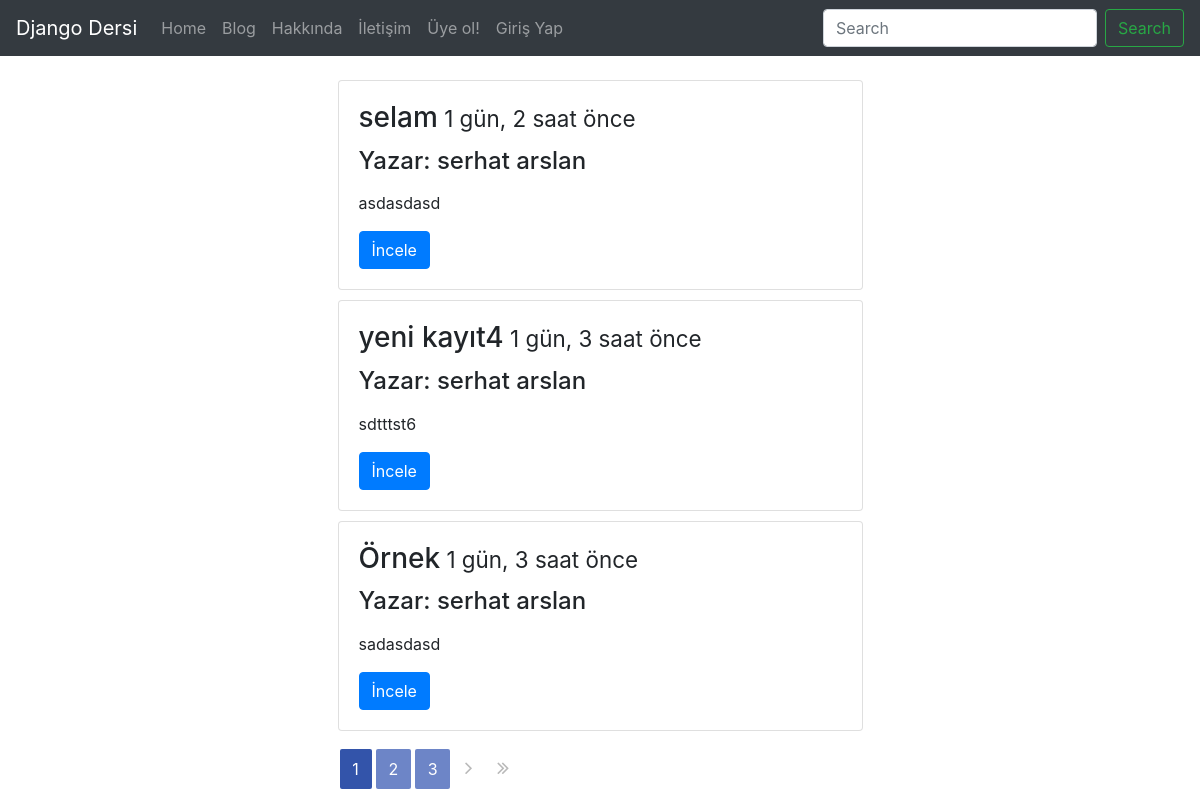
The page /post/index/ on the database its author committed.
### post/models.py (models this page shows, shortened)
class post(models.Model):
    user = models.ForeignKey('auth.user', on_delete=models.CASCADE, related_name='posts')
    id = models.AutoField(auto_created=True, primary_key=True, serialize=False, verbose_name='ID')
    title = models.CharField(max_length=120, verbose_name='Başlık')
    content = RichTextField(verbose_name='İçerik')
    publishing_date = models.DateTimeField(verbose_name='Yayımlanma Tarihi', auto_now_add=True)
    image = models.ImageField(null=True, blank=True)
    slug = models.SlugField(unique=True, editable=False, max_length=130)
    def get_absolute_url(self):
        return reverse('post:detail', kwargs={'slug': self.slug})
    class Meta:
        ordering = ['-publishing_date', 'id']

### post/views.py (the view, shortened to what this page needs)
def post_index(request):
    posts = post.objects.all()
    query = request.GET.get('q')
    paginator = Paginator(posts, 3)  # Show 25 contacts per page
    page = request.GET.get('page')
    posts = paginator.get_page(page)
    return render(request, 'post/index.html', {'posts': posts})

### templates/post/index.html (shortened to what this page needs)
{% extends 'base.html' %}
{% block body %}
    <div class="container">
        {% for post in posts %}
            <div class="col-md-6 offset-3">
                <div class="card">
                  <div class="card-body">
                        <h3 class="card-title">{{ post.title }}<small>  {{ post.publishing_date|timesince }} önce</small></h3>
                        <h4>Yazar: {{ post.user.get_full_name }}</h4>
                        <p class="card-text">{{ post.content|safe|linebreaks|truncatechars:150}}</p>
                        <a href="{{ post.get_absolute_url }}" class="btn btn-primary">İncele</a>
                  </div>
                </div>
            </div>
        {% endfor %}
        <div class="col-md-6 offset-3">
            <div class="pagination">
              {% for num in posts.paginator.page_range %}
                {% if posts.number == num %}
                <span class="pagination-number pagination-current">{{ num }}</span>
                {% elif num > posts.number|add:'-3' and num < posts.number|add:'3' %}
                <a class="pagination-number" href="?page={{ num }}&q={{ request.GET.q }}">{{ num }}</a>
                {% endif %}
              {% endfor %}
              {% if posts.has_next %}
                <a class="pagination-action" href="?page={{ posts.next_page_number }}&q={{ request.GET.q }}">
                  <i class="fa fa-angle-right" aria-hidden="true"></i>
                </a>
                <a class="pagination-action" href="?page={{ posts.paginator.num_pages }}&q={{ request.GET.q }}">
                  <i class="fa fa-angle-double-right" aria-hidden="true"></i>
                </a>
              {% endif %}
            </div>
        </div>
    </div>
{% endblock %}

### templates/base.html (shortened to what this page needs)
{% load static %}
<html>
<html lang="en">
<head>
    <link rel="stylesheet" href="{% static 'css/bootstrap.min.css' %}">
    <link rel="stylesheet" href="{% static 'css/style.css' %}">
    <link href="https://maxcdn.bootstrapcdn.com/font-awesome/4.7.0/css/font-awesome.min.css" rel="stylesheet">
</head>
<body>
    {% include 'header.html' %}
    {% block body %}
    {% endblock %}
</body>
</html>

### templates/header.html (shortened to what this page needs)
<nav class="navbar navbar-expand-lg navbar-dark bg-dark fixed-top">
  <a class="navbar-brand" href="{% url 'home' %}">Django Dersi</a>
  <div class="collapse navbar-collapse" id="navbarText">
    <ul class="navbar-nav mr-auto">
      <li class="nav-item">
        <a class="nav-link" href="{% url 'home' %}">Home</a>
      </li>
      <li class="nav-item">
        <a class="nav-link" href="{% url 'post:index' %}">Blog</a>
      </li>
      <li class="nav-item">
        <a class="nav-link" href="#">Hakkında</a>
      </li>
      <li class="nav-item">
        <a class="nav-link" href="#">İletişim</a>
      </li>
      {% if not request.user.is_authenticated %}
        <li class="nav-item">
          <a class="nav-link" href="{% url 'accounts:register' %}">Üye ol!</a>
        </li>
        <li class="nav-item">
          <a class="nav-link" href="{% url 'accounts:login' %}">Giriş Yap</a>
        </li>
      {% else %}
        <li class="nav-item">
          <a class="nav-link" href="{% url 'accounts:logout' %}">Çıkış</a>
        </li>
      {% endif %}
    </ul>
    <form class="form-inline my-2 my-lg-0" role="search" method="GET" >
      <input class="form-control mr-sm-2" type="search" name="q" placeholder="Search" aria-label="Search" value="{{ request.GET.q }}">
      <button class="btn btn-outline-success my-2 my-sm-0" type="submit">Search</button>
    </form>
  </div>
</nav>

### static/css/style.css (style rules this page uses)
body { padding-top: 70px; }
.card { margin-top: 10px; }
.pagination { text-align: center; margin-top: 1em; }
.pagination-number { padding: 0.5em 0.8em; margin: 2px; border-radius: 2px; color: #fff; background-color: #6D85C7; }
.pagination-number:hover, .pagination-current { background-color: #3354AA; }
.pagination-action { margin: 0 0.1em; display: inline-block; padding: 0.5em 0.5em; color: #B9B9B9; font-size: 1.3em; }

### rows shown on the page
post: title "selam", publishing_date "1 gün, 2 saat", user.get_full_name "serhat arslan", content "asdasdasd"
post: title "yeni kayıt4", publishing_date "1 gün, 3 saat", user.get_full_name "serhat arslan", content "sdtttst6"
post: title "Örnek", publishing_date "1 gün, 3 saat", user.get_full_name "serhat arslan", content "sadasdasd"

### other values the page prints
{{ num }} "1"
{{ num }} "2" "3"
